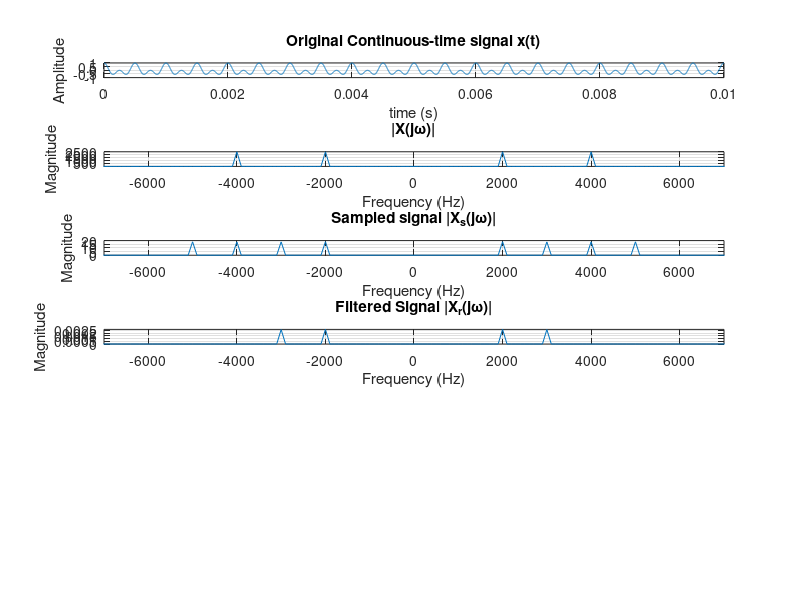

This chart was generated by the following MATLAB code: (Note: this script raises an error after producing the figure.)
clear all
%% Declare Variables
Trep = 1e-6;
t = [0:Trep:0.01];
ftone = 1000;
fs = ftone * 7;
Ts = 1/fs;

xt = cos(2*pi*ftone*t) .* cos(2*pi*3*ftone*t);
%% Continuous Signal
subplot(6,1,1);
plot(t, xt);grid
xlabel("time (s)");
ylabel("Amplitude");
title('Original Continuous-time signal x(t)');

%% Fourier Transfrom
Xjw = fft(xt);
Xjw = fftshift(Xjw);
faxis = linspace(-1/Trep/2,1/Trep/2,length(Xjw));
subplot(6,1,2);
plot(faxis, abs(Xjw));grid
axis([-fs fs -inf inf])
xlabel("Frequency (Hz)");
ylabel("Magnitude")
title('|X(j\omega)|');


%% Impulse train
y = zeros(size(t));
y(1:1/(fs*Trep):end) = 1;

%Xs(t)
xs = xt .* y;

%% Fourier transform of Xs
Xsjw = fft(xs, length(t));
Xsjw = fftshift(Xsjw);
Xsjw(find(abs(Xsjw) < 2)) = 0; 

subplot(6,1,3);
plot(faxis, abs(Xsjw));grid
axis([-fs fs -inf inf]);
xlabel("Frequency (Hz)");
ylabel("Magnitude");
title('Sampled signal |X_s(j\omega)|');

%% Filtered signal low pass filter
Hr = Ts * (abs(2 * pi * faxis) < (pi/Ts));

% Hr = zeros(1, length(faxis));
% 
% for i = 1:length(faxis)
%   if abs(2 * pi * faxis(i)) < (pi / Ts)
%     Hr(i) = Ts;
%   end
% end

Xrjw =  Xsjw .* Hr;

subplot(6,1,4);
plot(faxis, abs(Xrjw));grid
axis([-fs fs -inf inf]);
xlabel("Frequency (Hz)");
ylabel("Magnitude");
title('Filtered Signal |X_r(j\omega)|');

%% Reconstructed signal
xrt = Inv_Fourier(Xrjw);

xrt=max(xt)/max(xrt)*xrt;

subplot(6,1,5);
plot(t, xrt); grid
xlabel("Time (s)");
ylabel("Amplitude");
title('Reconstructed signal x_r(t)');

subplot(6,1,6);
plot(t,xt, '-r', t, xrt, '-c');grid
xlabel("Time (s)");
ylabel("Amplitude");
legend('Original Signal x(t)', 'Reconstructed Signal x_r(t)')
title('Original Signal x(t) & Reconstructed signal x_r(t)');

